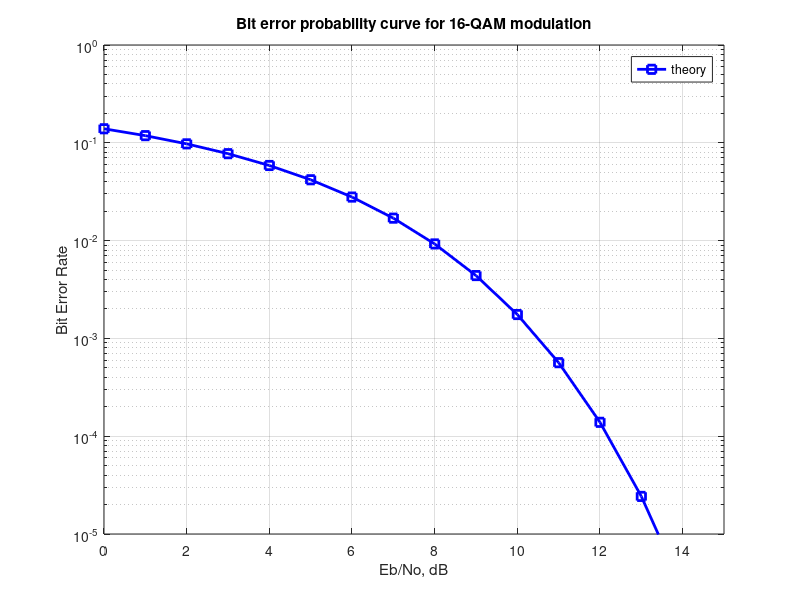

MATLAB code to generate this figure:
k=4;
Eb_N0_dB  = [0:15];
theoryBer = (1/k)*3/2*erfc(sqrt(k*0.1*(10.^(Eb_N0_dB/10))));
semilogy(Eb_N0_dB,theoryBer,'bs-','LineWidth',2);
axis([0 15 10^-5 1])
grid on
legend('theory', 'simulation');
xlabel('Eb/No, dB')
ylabel('Bit Error Rate')
title('Bit error probability curve for 16-QAM modulation')